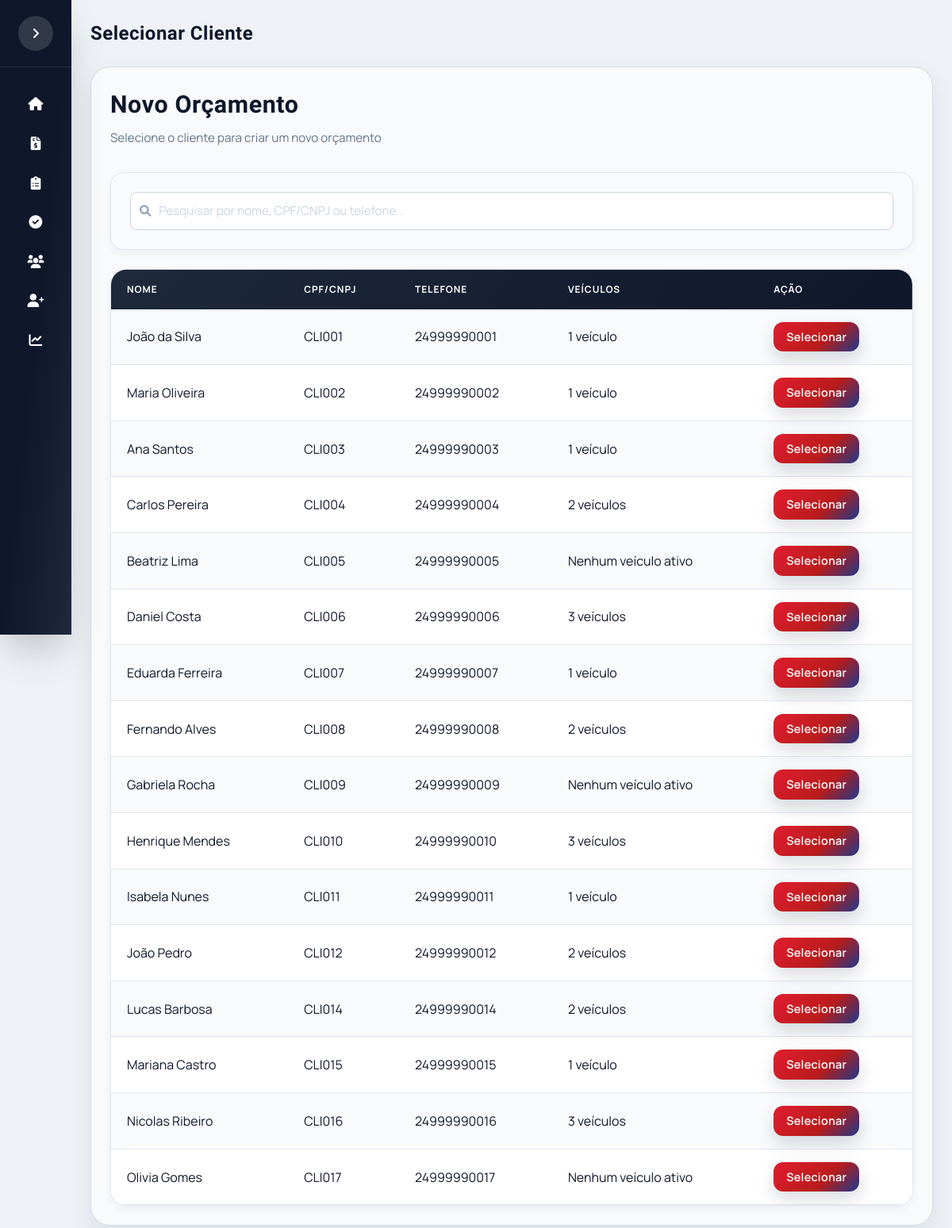
The app's page /novo_pedido with its own data.
### app/models.py (models this page shows)
class Cliente(db.Model):
    __tablename__ = "clientes"
    id_cliente = db.Column(db.Integer, primary_key=True, autoincrement=True)
    cod_cliente = db.Column(db.String(20), unique=True, nullable=False)
    nome = db.Column(db.String(120), nullable=False)
    cliente_ativo = db.Column(db.Integer, default=1)
    telefones = db.relationship("TelefoneCliente", backref="cliente", lazy=True, cascade="all, delete-orphan")
    emails = db.relationship("EmailCliente", backref="cliente", lazy=True, cascade="all, delete-orphan")
    enderecos = db.relationship("EnderecoCliente", backref="cliente", lazy=True, cascade="all, delete-orphan")
    veiculos = db.relationship("Veiculo", backref="cliente", lazy=True, cascade="all, delete-orphan")

class TelefoneCliente(db.Model):
    __tablename__ = "telefones_cliente"
    id_telefone = db.Column(db.Integer, primary_key=True, autoincrement=True)
    id_cliente = db.Column(db.Integer, db.ForeignKey("clientes.id_cliente"), nullable=False)
    telefone = db.Column(db.String(20), nullable=False)

### app/routes.py (the view)
@main.route("/novo_pedido")
def novo_pedido():
    clientes = Cliente.query.filter(Cliente.cliente_ativo == 1).all()
    return render_template(
        "selecionar_cliente_pedido.html",
        clientes=clientes
    )

### templates/selecionar_cliente_pedido.html (shortened to what this page needs)
{% extends "base.html" %}
{% block page_title %}
Selecionar Cliente
{% endblock %}
{% block content %}
<div class="table-container">
    <div class="screen-header" style="margin-bottom: 2rem;">
        <div>
            <h2 class="screen-title title-font" style="margin-bottom: 0.5rem;">Novo Orçamento</h2>
            <p class="screen-subtitle">Selecione o cliente para criar um novo orçamento</p>
        </div>
    </div>
    <div class="panel filter-panel" style="margin-bottom: 1.5rem; padding: 1.5rem;">
        <div class="input-icon">
            <input
                type="text"
                id="filterCliente"
                placeholder="Pesquisar por nome, CPF/CNPJ ou telefone..."
                autofocus
            >
        </div>
    </div>
    <div class="table-wrapper">
        <table class="table-clientes">
            <thead>
                <tr>
                    <th>Nome</th>
                    <th>CPF/CNPJ</th>
                    <th>Telefone</th>
                    <th>Veículos</th>
                    <th>Ação</th>
                </tr>
            </thead>
            <tbody id="tabelaClientesBody">
                {% for cliente in clientes %}
                <tr>
                    <td>
                        <div class="cliente-header">
                            <div class="cliente-nome">{{ cliente.nome }}</div>
                        </div>
                    </td>
                    <td>{{ cliente.cod_cliente }}</td>
                    <td>
                        {{ cliente.telefones[0].telefone if cliente.telefones else "Não cadastrado" }}
                    </td>
                    <td>
                        {% set veiculos_ativos = cliente.veiculos|selectattr('veiculo_ativo', 'equalto', 1)|list %}
                        {% if veiculos_ativos %}
                            {{ veiculos_ativos|length }} veículo{{ 's' if veiculos_ativos|length > 1 else '' }}
                        {% else %}
                            Nenhum veículo ativo
                        {% endif %}
                    </td>
                    <td>
                        <a href="{{ url_for('main.selecionar_veiculo_pedido', id_cliente=cliente.id_cliente) }}"
                           class="btn-primary"
                           style="padding: 0.5rem 1rem; font-size: 0.9rem;">
                            Selecionar
                        </a>
                    </td>
                </tr>
                {% endfor %}
            </tbody>
        </table>
    </div>
</div>
{% endblock %}

### static/css/estilo.css (style rules this page uses)
:root { --brand-red: #e11d2e; --brand-red-dark: #b91c1c; --brand-blue: #1e3a8a; --ink: #0f172a; --muted: #475569; --panel: #f8fafc; --line: #e2e8f0; --accent: #10b981; --primary: #4f46e5; --primary-dark: #4338ca; --primary-light: #818cf8; --success: #10b981; --warning: #f59e0b; --danger: #ef4444; --info: #3b82f6; --sidebar-width: 280px; --sidebar-collapsed: 90px; --radius-card: 1.25rem; --radius-lg: 1rem; --radius-md: 0.75rem; --shadow-sm: 0 1px 2px 0 rgb(0 0 0 / 0.05); --shadow-md: 0 4px 6px -1px rgb(0 0 0 / 0.1); --shadow-lg: 0 10px 15px -3px rgb(0 0 0 / 0.1); --shadow-xl: 0 20px 25px -5px rgb(0 0 0 / 0.1); }
* { margin: 0; padding: 0; box-sizing: border-box; }
body { background: radial-gradient(circle at top, #e2e8f0 0%, #cbd5e1 55%, #e2e8f0 100%); font-family: 'Manrope', system-ui, sans-serif; color: var(--ink); min-height: 100vh; overflow-x: hidden; }
h1, h2, h3, .title-font { font-family: 'Barlow Condensed', 'Manrope', system-ui, sans-serif; letter-spacing: 0.02em; }
.screen-header { display: flex; flex-wrap: wrap; align-items: center; justify-content: space-between; gap: 1rem; margin-bottom: 1.5rem; }
.screen-title { font-size: 1.9rem; font-weight: 700; color: #0f172a; font-family: 'Barlow Condensed', sans-serif; }
.screen-subtitle { color: #64748b; font-size: 0.95rem; margin-top: 0.25rem; }
.btn-primary { background: linear-gradient(135deg, var(--brand-red) 0%, var(--brand-red-dark) 60%, var(--brand-blue) 100%); transition: all 0.2s; box-shadow: 0 10px 22px rgba(15,23,42,0.15); letter-spacing: 0.02em; display: inline-flex; align-items: center; gap: 0.5rem; padding: 0.75rem 1.5rem; border-radius: 0.75rem; font-weight: 600; font-size: 0.875rem; cursor: pointer; text-decoration: none; color: white; border: none; }
.table-wrapper { background: #ffffff; border: 1px solid var(--line); border-radius: 1.25rem; overflow-x: auto; box-shadow: 0 4px 12px rgba(15,23,42,0.05); }
.table-clientes { width: 100%; border-collapse: collapse; min-width: 600px; }
.table-clientes thead { background: linear-gradient(135deg, #1e293b 0%, #0f172a 100%); }
.table-clientes thead th { color: #ffffff; padding: 1rem 1.25rem; text-align: left; font-size: 0.75rem; font-weight: 700; text-transform: uppercase; letter-spacing: 0.08em; }
.table-clientes tbody tr { border-bottom: 1px solid #e2e8f0; transition: all 0.2s ease; }
.table-clientes tbody tr:nth-child(even) { background-color: #ffffff; }
.table-clientes tbody tr:nth-child(odd) { background-color: #f8fafc; }
.table-clientes td { padding: 1rem 1.25rem; color: #0f172a; vertical-align: middle; }
.input-icon { position: relative; }

### templates/selecionar_cliente_pedido.html (style rules this page uses)
.filter-panel { background: #f8fafc; border: 1px solid #e2e8f0; border-radius: 1rem; box-shadow: 0 4px 12px rgba(15, 23, 42, 0.05); }
.filter-panel .input-icon { position: relative; }
.filter-panel .input-icon input { width: 100%; padding: 0.7rem 0.75rem 0.7rem 2.2rem; border: 1px solid #cbd5e1; border-radius: 0.5rem; font-size: 0.95rem; background: #ffffff; transition: all 0.2s ease; }
.filter-panel .input-icon input::placeholder { color: #cbd5e1; }

### records on screen
Cliente: nome "João da Silva", cod_cliente "CLI001", telefone "24999990001", veiculos_ativos "1"
Cliente: nome "Maria Oliveira", cod_cliente "CLI002", telefone "24999990002", veiculos_ativos "1"
Cliente: nome "Ana Santos", cod_cliente "CLI003", telefone "24999990003", veiculos_ativos "1"
Cliente: nome "Carlos Pereira", cod_cliente "CLI004", telefone "24999990004", veiculos_ativos "2", value "s"
Cliente: nome "Beatriz Lima", cod_cliente "CLI005", telefone "24999990005", shows "Nenhum veículo ativo"
Cliente: nome "Daniel Costa", cod_cliente "CLI006", telefone "24999990006", veiculos_ativos "3", value "s"
Cliente: nome "Eduarda Ferreira", cod_cliente "CLI007", telefone "24999990007", veiculos_ativos "1"
Cliente: nome "Fernando Alves", cod_cliente "CLI008", telefone "24999990008", veiculos_ativos "2", value "s"
Cliente: nome "Gabriela Rocha", cod_cliente "CLI009", telefone "24999990009", shows "Nenhum veículo ativo"
Cliente: nome "Henrique Mendes", cod_cliente "CLI010", telefone "24999990010", veiculos_ativos "3", value "s"
Cliente: nome "Isabela Nunes", cod_cliente "CLI011", telefone "24999990011", veiculos_ativos "1"
Cliente: nome "João Pedro", cod_cliente "CLI012", telefone "24999990012", veiculos_ativos "2", value "s"
Cliente: nome "Lucas Barbosa", cod_cliente "CLI014", telefone "24999990014", veiculos_ativos "2", value "s"
Cliente: nome "Mariana Castro", cod_cliente "CLI015", telefone "24999990015", veiculos_ativos "1"
Cliente: nome "Nicolas Ribeiro", cod_cliente "CLI016", telefone "24999990016", veiculos_ativos "3", value "s"
Cliente: nome "Olivia Gomes", cod_cliente "CLI017", telefone "24999990017", shows "Nenhum veículo ativo"
